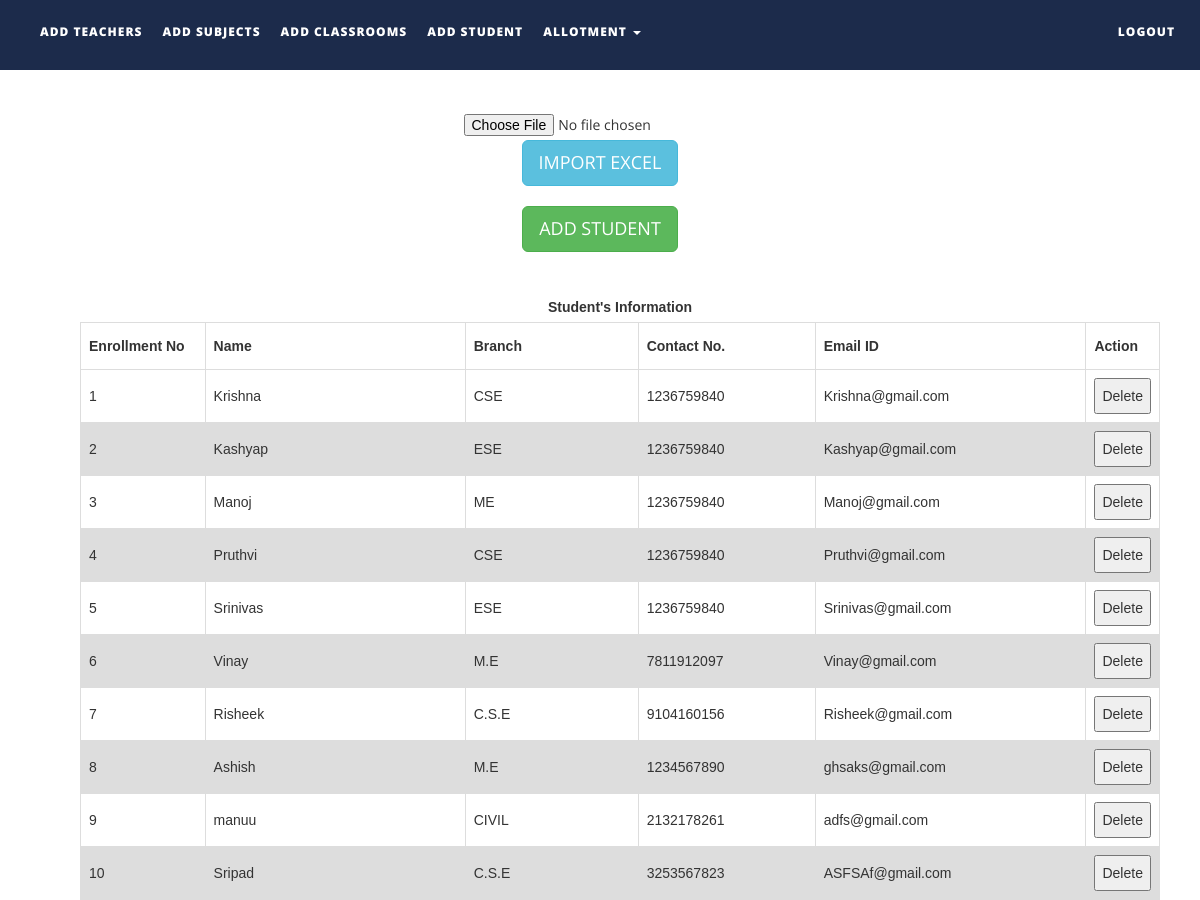
The app's page /addstudent.php with its own data.
### tables this page shows
CREATE TABLE `student` (
  `sid` int(11) NOT NULL,
  `S_name` varchar(20) DEFAULT NULL,
  `year` int(11) DEFAULT NULL,
  `semester` int(11) DEFAULT NULL,
  `branch` varchar(20) DEFAULT NULL,
  `password` varchar(20) DEFAULT NULL,
  `phno` varchar(11) DEFAULT NULL,
  `email` varchar(50) DEFAULT NULL,
  `registered` varchar(10) DEFAULT NULL,
  `DELETED` varchar(5) DEFAULT NULL
);

### SRC/addstudent.php (the view, shortened to what this page needs)
<!DOCTYPE html>
<html xmlns="http://www.w3.org/1999/xhtml">
<head>
    <link href="assets/css/bootstrap.css" rel="stylesheet"/>
    <link href="assets/css/font-awesome.min.css" rel="stylesheet"/>
    <link href="assets/css/flexslider.css" rel="stylesheet"/>
    <link href="assets/css/style.css" rel="stylesheet"/>
</head>
<body>
<div class="navbar navbar-inverse navbar-fixed-top " id="menu">
    <div class="container">
        <div class="navbar-collapse collapse move-me">
            <ul class="nav navbar-nav navbar-left">
                <li><a href="addteachers.php">ADD TEACHERS</a></li>
                <li><a href="addsubjects.php">ADD SUBJECTS</a></li>
                <li><a href="addclassrooms.php">ADD CLASSROOMS</a></li>
				<li><a href="addstudent.php">ADD STUDENT</a></li>
                <li class="dropdown"><a class="dropdown-toggle" data-toggle="dropdown" aria-expanded="false">ALLOTMENT
                        <span class="caret"></span></a>
                </li>
            </ul>
            <ul class="nav navbar-nav navbar-right">
                <li><a href="index.php">LOGOUT</a></li>
            </ul>
        </div>
    </div>
</div>
<br>
<div align="center" style="margin-top:80px">
    <form name="import" method="post" enctype="multipart/form-data">
        <input type="file" name="file"/>
        <input type="submit" name="studentexcel" id="studentexcel" class="btn btn-info btn-lg" value="IMPORT EXCEL"/>
    </form>
</div>
<div align="center" style="margin-top:20px">
    <button id="studentmanual" class="btn btn-success btn-lg">ADD STUDENT</button>
</div>
<div>
    <br>
    <table id=studentstable style="margin-left: 80px">
        <caption><strong>Student's Information </strong></caption>
        <tr>
            <th width="130">Enrollment No</th>
            <th width="290">Name</th>
            <th width="190">Branch</th>
            <th width="190">Contact No.</th>
            <th width="290">Email ID</th>
            <th width="40">Action</th>
        </tr>
        <tbody>
        <?php
        $q = mysqli_query(mysqli_connect("localhost", "root", "", "ttms"),
            "SELECT * FROM student where DELETED = \"N\" ORDER BY sid ASC");
        while ($row = mysqli_fetch_assoc($q)) {
            echo "<tr><td>{$row['sid']}</td>
                    <td>{$row['S_name']}</td>
                    <td>{$row['branch']}</td>
                    <td>{$row['phno']}</td>
                    <td>{$row['email']}</td>
                   <td>
                    <button>Delete</button></td>
                    </tr>\n";
        }
        ?>
        </tbody>
    </table>
</div>
</body>
</html>

### SRC/assets/css/style.css (style rules this page uses)
#menu { background-color: rgba(28, 43, 75, 1); color: #fff; font-size: 12px; font-weight: 900; letter-spacing: 1px; min-height: 70px; }
.navbar-inverse { border-color: transparent; }
.navbar-inverse .navbar-nav > li > a, .navbar-inverse .navbar-nav > li > a:hover { color: #FFF; padding: 22px 10px; }

### SRC/addstudent.php (style rules this page uses)
table { margin-top: 10px; font-family: arial, sans-serif; border-collapse: collapse; margin-left: 30px; width: 90%; }
td, th { border: 1px solid #dddddd; text-align: left; padding: 8px; }
tr:nth-child(even) { background-color: #dddddd; }

### records on screen
student: sid "1", S_name "Krishna", branch "CSE", phno "1236759840", email "Krishna@gmail.com"
student: sid "2", S_name "Kashyap", branch "ESE", phno "1236759840", email "Kashyap@gmail.com"
student: sid "3", S_name "Manoj", branch "ME", phno "1236759840", email "Manoj@gmail.com"
student: sid "4", S_name "Pruthvi", branch "CSE", phno "1236759840", email "Pruthvi@gmail.com"
student: sid "5", S_name "Srinivas", branch "ESE", phno "1236759840", email "Srinivas@gmail.com"
student: sid "6", S_name "Vinay", branch "M.E", phno "7811912097", email "Vinay@gmail.com"
student: sid "7", S_name "Risheek", branch "C.S.E", phno "9104160156", email "Risheek@gmail.com"
student: sid "8", S_name "Ashish", branch "M.E", phno "1234567890", email "ghsaks@gmail.com"
student: sid "9", S_name "manuu", branch "CIVIL", phno "2132178261", email "adfs@gmail.com"
student: sid "10", S_name "Sripad", branch "C.S.E", phno "3253567823", email "ASFSAf@gmail.com"
